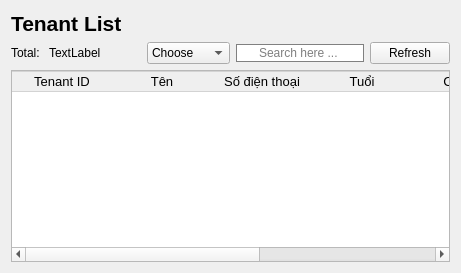
           <widget class="QWidget" name="page_3">
            <layout class="QVBoxLayout" name="verticalLayout_7">
             <item>
              <layout class="QHBoxLayout" name="horizontalLayout_11">
               <item>
                <widget class="QLabel" name="label_7">
                 <property name="font">
                  <font>
                   <pointsize>16</pointsize>
                   <bold>true</bold>
                  </font>
                 </property>
                 <property name="text">
                  <string>Tenant List</string>
                 </property>
                </widget>
               </item>
               <item>
                <spacer name="horizontalSpacer_8">
                 <property name="orientation">
                  <enum>Qt::Orientation::Horizontal</enum>
                 </property>
                 <property name="sizeHint" stdset="0">
                  <size>
                   <width>40</width>
                   <height>20</height>
                  </size>
                 </property>
                </spacer>
               </item>
              </layout>
             </item>
             <item>
              <layout class="QHBoxLayout" name="horizontalLayout_8">
               <item>
                <layout class="QHBoxLayout" name="horizontalLayout_10">
                 <item>
                  <widget class="QLabel" name="label_6">
                   <property name="text">
                    <string>Total: </string>
                   </property>
                  </widget>
                 </item>
                 <item>
                  <widget class="QLabel" name="totaltenant">
                   <property name="text">
                    <string>TextLabel</string>
                   </property>
                  </widget>
                 </item>
                </layout>
               </item>
               <item>
                <spacer name="horizontalSpacer_7">
                 <property name="orientation">
                  <enum>Qt::Orientation::Horizontal</enum>
                 </property>
                 <property name="sizeHint" stdset="0">
                  <size>
                   <width>40</width>
                   <height>20</height>
                  </size>
                 </property>
                </spacer>
               </item>
               <item>
                <widget class="QComboBox" name="CBST">
                 <item>
                  <property name="text">
                   <string>Choose</string>
                  </property>
                 </item>
                 <item>
                  <property name="text">
                   <string>Tenant ID</string>
                  </property>
                 </item>
                 <item>
                  <property name="text">
                   <string>Tên</string>
                  </property>
                 </item>
                </widget>
               </item>
               <item>
                <widget class="QLineEdit" name="LineEditSearchTenant">
                 <property name="styleSheet">
                  <string notr="true">QLineEdit{
padding-left:20px;
border: 1px solid gray;
border-radius: 10px;
}</string>
                 </property>
                 <property name="placeholderText">
                  <string>Search here ...</string>
                 </property>
                </widget>
               </item>
               <item>
                <widget class="QPushButton" name="RefTenantbtn">
                 <property name="text">
                  <string>Refresh</string>
                 </property>
                 <property name="icon">
                  <iconset resource="Icon.qrc">
                   <normaloff>:/new/prefix1/Resources/reload.png</normaloff>:/new/prefix1/Resources/reload.png</iconset>
                 </property>
                </widget>
               </item>
              </layout>
             </item>
             <item>
              <widget class="QTableWidget" name="TenantTable">
               <property name="font">
                <font>
                 <pointsize>10</pointsize>
                </font>
               </property>
               <property name="styleSheet">
                <string notr="true">QPushButton{
 	border: none;
}
QTableWidget::item {
       border-right: none;
       border-left: none;
       border-bottom: 1px solid #D3D3D3;
}
QHeaderView::section {
       border: 1px solid #D3D3D3; 
       border-right: none;      
       border-left: none;       
}</string>
               </property>
               <property name="editTriggers">
                <set>QAbstractItemView::EditTrigger::NoEditTriggers</set>
               </property>
               <property name="alternatingRowColors">
                <bool>true</bool>
               </property>
               <property name="selectionMode">
                <enum>QAbstractItemView::SelectionMode::NoSelection</enum>
               </property>
               <column>
                <property name="text">
                 <string>Tenant ID</string>
                </property>
                <property name="font">
                 <font>
                  <pointsize>10</pointsize>
                 </font>
                </property>
               </column>
               <column>
                <property name="text">
                 <string>Tên</string>
                </property>
                <property name="font">
                 <font>
                  <pointsize>10</pointsize>
                 </font>
                </property>
               </column>
               <column>
                <property name="text">
                 <string>Số điện thoại</string>
                </property>
                <property name="font">
                 <font>
                  <pointsize>10</pointsize>
                 </font>
                </property>
               </column>
               <column>
                <property name="text">
                 <string>Tuổi</string>
                </property>
                <property name="font">
                 <font>
                  <pointsize>10</pointsize>
                 </font>
                </property>
               </column>
               <column>
                <property name="text">
                 <string>CCCD</string>
                </property>
                <property name="font">
                 <font>
                  <pointsize>10</pointsize>
                 </font>
                </property>
               </column>
               <column>
                <property name="text">
                 <string>Gender</string>
                </property>
               </column>
               <column>
                <property name="text">
                 <string>Action</string>
                </property>
                <property name="font">
                 <font>
                  <pointsize>10</pointsize>
                 </font>
                </property>
               </column>
              </widget>
             </item>
            </layout>
           </widget>
